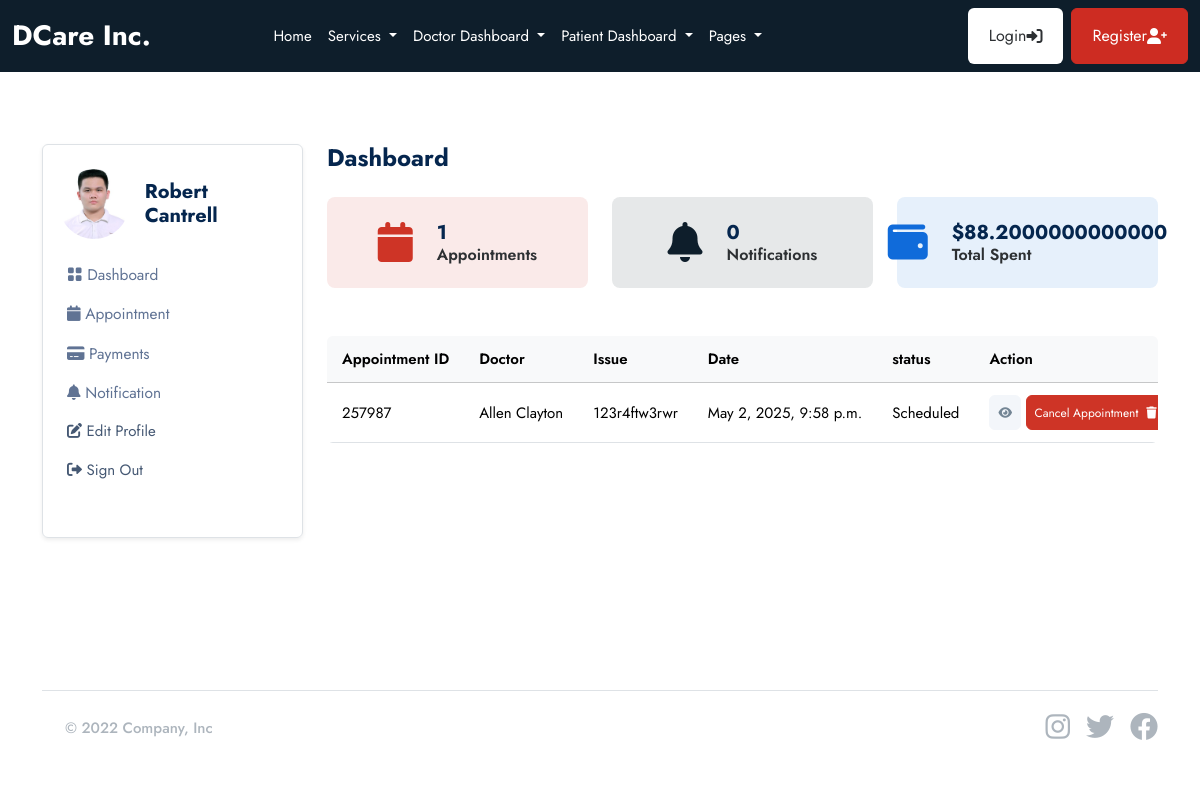
Screenshot of /patient/ (signed in) with the database file from the repository.
### userauths/models.py (models this page shows, shortened)
class User(AbstractUser):
    email = models.EmailField(_('email address'), unique=True)
    username = models.CharField(max_length=100, null=True, blank=True)
    user_type = models.CharField(max_length=50, choices=USER_TYPE, null=True, blank=True, default=None)
    is_active = models.BooleanField(default=True)
    is_staff = models.BooleanField(default=False)
    USERNAME_FIELD = 'email'
    REQUIRED_FIELDS = ['username']

### patient/models.py (models this page shows, shortened)
class Patient(models.Model):
    user = models.OneToOneField(userauths_models.User, on_delete=models.CASCADE)
    image = models.FileField(upload_to="images", null=True, blank=True)
    full_name = models.CharField(max_length=100, null=True, blank=True)
    email = models.CharField(max_length=100, null=True, blank=True)
    mobile = models.CharField(max_length=100, null=True, blank=True)
    address = models.CharField(max_length=100, null=True, blank=True)
    gender = models.CharField(max_length=100, null=True, blank=True)
    date_of_birth = models.DateField(default=timezone.now, null=True, blank=True)
    blood_group = models.CharField(max_length=100, null=True, blank=True)

### base/models.py (models this page shows, shortened)
class Appointment(models.Model):
    STATUS = [
        ('Scheduled', 'Scheduled'),
        ('Completed', 'Completed'),
        ('Pending', 'Pending'),
        ('Cancelled', 'Cancelled')
    ]
    service = models.ForeignKey(Service, on_delete=models.SET_NULL, null=True, blank=True, related_name='service_appointments')
    doctor = models.ForeignKey(doctor_models.Doctor, on_delete=models.SET_NULL, null=True, blank=True, related_name='doctor_appointments')
    patient = models.ForeignKey(patient_models.Patient, on_delete=models.SET_NULL, null=True, blank=True, related_name='appointments_patient')
    appointment_date = models.DateTimeField(null=True, blank=True)
    issues = models.TextField(blank=True, null=True)
    symptoms = models.TextField(blank=True, null=True)
    appointment_id = ShortUUIDField(length=6, max_length=10, alphabet="1234567890")
    status = models.CharField(max_length=120, choices=STATUS)

### doctor/models.py (models this page shows, shortened)
class Doctor(models.Model):
    user = models.OneToOneField(userauths_models.User, on_delete=models.CASCADE)
    full_name = models.CharField(max_length=100, null=True, blank=True)
    image = models.FileField(upload_to="images", null=True, blank=True)
    mobile = models.CharField(max_length=100, null=True, blank=True)
    country = models.CharField(max_length=100, null=True, blank=True)
    bio = models.CharField(max_length=100, null=True, blank=True)
    specialization = models.CharField(max_length=100, null=True, blank=True)
    qualifications = models.CharField(max_length=100, null=True, blank=True)
    years_of_experience = models.CharField(max_length=100, null=True, blank=True)
    next_available_appointment_date = models.DateTimeField(default=timezone.now, null=True, blank=True)

### patient/views.py (the view)
# urls.py: path("", views.dashboard, name="dashboard"),
@login_required
def dashboard(request):
    patient = patient_models.Patient.objects.get(user=request.user)
    appointments = base_models.Appointment.objects.filter(patient=patient)
    notifications = patient_models.Notification.objects.filter(patient=patient, seen=False)
    total_spent = base_models.Billing.objects.filter(patient=patient).aggregate(total_spent = models.Sum("total"))['total_spent']
    context = {
        'appointments': appointments,
        'notifications': notifications,
        'total_spent': total_spent,
    }
    return render(request, "patient/dashboard.html", context)

### templates/patient/dashboard.html
{% extends 'partials/base.html' %} {% block content %}
<section class="pt-5 pb-5">
  <div class="container">
    <div class="row mt-0 mt-md-4">
      {% include 'patient/sidebar.html' %}
      <div class="col-lg-9 col-md-8 col-12">
        <div class="row mb-4">
          <h4 class="mb-0 mb-4 fw-bold">Dashboard</h4>
          <div class="col-sm-6 col-lg-4 mb-3 mb-lg-0">
            <div
              class="d-flex justify-content-center align-items-center p-4 bg-danger bg-opacity-10 rounded-3"
            >
              <span class="display-6 lh-1 text-purple mb-0">
                <i class="fas fa-calendar text-danger"></i>
              </span>
              <div class="ms-4">
                <div class="d-flex">
                  <h5 class="mb-0 fw-bold">{{appointments.count}}</h5>
                </div>
                <p class="mb-0 h6 fw-semibold">Appointments</p>
              </div>
            </div>
          </div>
          <div class="col-sm-6 col-lg-4 mb-3 mb-lg-0">
            <div
              class="d-flex justify-content-center align-items-center p-4 bg-dark bg-opacity-10 rounded-3"
            >
              <span class="display-6 lh-1 text-dark mb-0">
                <i class="fas fa-bell"></i>
              </span>
              <div class="ms-4">
                <div class="d-flex">
                  <h5 class="mb-0 fw-bold">{{notifications.count}}</h5>
                </div>
                <p class="mb-0 h6 fw-semibold">Notifications</p>
              </div>
            </div>
          </div>
          <div class="col-sm-6 col-lg-4 mb-3 mb-lg-0">
            <div
              class="d-flex justify-content-center align-items-center p-4 bg-info bg-opacity-10 rounded-3"
            >
              <span class="display-6 lh-1 text-info mb-0">
                <i class="fas fa-wallet"></i>
              </span>
              <div class="ms-4">
                <div class="d-flex">
                  <h5 class="mb-0 fw-bold">${{total_spent}}</h5>
                </div>
                <p class="mb-0 h6 fw-semibold">Total Spent</p>
              </div>
            </div>
          </div>
        </div>
        <div class="card mb-4 mt-5">
          <div class="table-responsive overflow-y-hidden">
            <table
              class="table mb-0 text-nowrap table-hover table-centered text-nowrap"
            >
              <thead class="table-light">
                <tr>
                  <th>Appointment ID</th>
                  <th>Doctor</th>
                  <th>Issue</th>
                  <th>Date</th>
                  <th>status</th>
                  <th>Action</th>
                </tr>
              </thead>
              <tbody>
                {% for a in appointments %}
                <tr>
                  <td>{{a.appointment_id}}</td>
                  <td>{{a.doctor.full_name}}</td>
                  <td>{{a.issues}}</td>
                  <td>{{a.appointment_date}}</td>
                  <td>{{a.status}}</td>
                  <td>
                    <a href="" class="btn btn-secondary btn-sm">
                      <i class="fas fa-eye"></i
                    ></a>
                    <a href="" class="btn btn-danger btn-sm"
                      >Cancel Appointment <i class="fas fa-trash ms-2"></i
                    ></a>
                  </td>
                </tr>
                {% endfor %}
              </tbody>
            </table>
          </div>
        </div>
      </div>
    </div>
  </div>
</section>
{% endblock content %}

### templates/patient/sidebar.html (shortened to what this page needs)
<div class="col-lg-3 col-md-4 col-12">
  <nav
    class="navbar navbar-expand-md shadow-sm mb-4 mb-lg-0 sidenav border rounded"
  >
    <div class="collapse navbar-collapse p-3" id="sidenav">
      <div class="navbar-nav flex-column">
        <div class="d-flex align-items-center mb-3">
          {% if request.user.patient.image %}
          <img
            src="{{request.user.patient.image.url}}"
            alt="avatar"
            class="rounded-circle avatar-xl"
            style="width: 70px; height: 70px; object-fit: cover"
          />
          {% endif %}
          <div class="ms-3">
            <h5 class="mb-0 fw-bold">{{request.user.patient.full_name}}</h5>
          </div>
        </div>
        <ul class="list-unstyled ms-n2 mb-4">
          <li class="nav-item">
            <a
              class="dropdown-item nav-link"
              href="{% url 'patient:dashboard' %}"
              ><i class="bi bi-grid-fill"></i> Dashboard</a
            >
          </li>
          <li class="nav-item">
            <a
              class="dropdown-item nav-link"
              href="{% url 'patient:appointments' %}"
              ><i class="fas fa-calendar"></i> Appointment</a
            >
          </li>
          <li class="nav-item">
            <a
              class="dropdown-item nav-link"
              href="{% url 'patient:payments' %}"
              ><i class="fas fa-credit-card"></i> Payments</a
            >
          </li>
          <li class="nav-item">
            <a
              class="dropdown-item nav-link"
              href="{% url 'patient:notifications' %}"
              ><i class="fas fa-bell"></i> Notification</a
            >
          </li>
          <li class="nav-item">
            <a class="nav-link" href="{% url 'patient:profile' %}">
              <i class="fas fa-edit"></i> Edit Profile
            </a>
          </li>
          <li class="nav-item">
            <a class="nav-link" href="{% url 'userauths:sign-out' %}">
              <i class="fas fa-sign-out-alt"></i> Sign Out
            </a>
          </li>
        </ul>
      </div>
    </div>
  </nav>
</div>

### rows the page displays
User: user.patient.image (picture), user.patient.full_name "Robert Cantrell"
Appointment: appointment_id "257987", doctor.full_name "Allen Clayton", issues "123r4ftw3rwr", appointment_date "May 2, 2025, 9:58 p.m.", status "Scheduled"

### other values shown
{{ appointments.count }} "1"
{{ notifications.count }} "0"
{{ total_spent }} "88.2000000000000"
